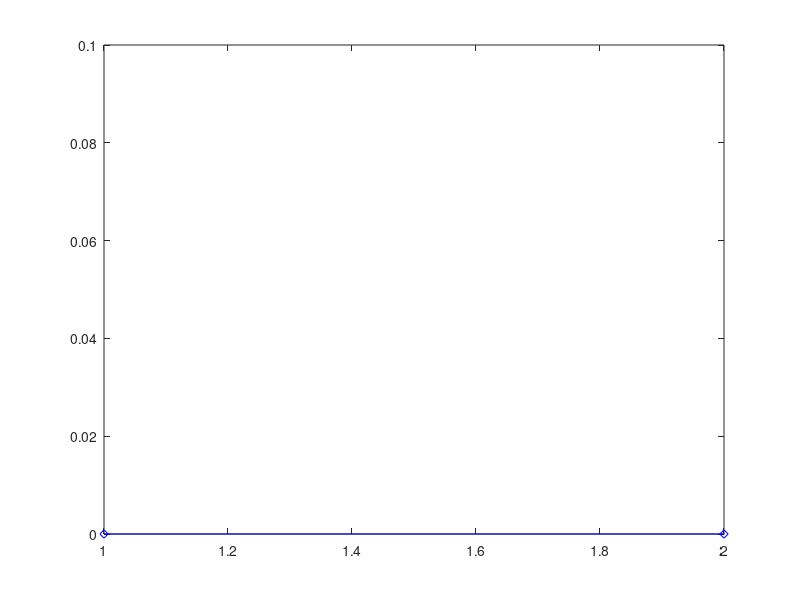

This chart was generated by the following MATLAB code:
%% TI2736-A Computational Intelligence - MATLAB tutorial - Perceptron

% Clear workspace
clear all;

% Set learning rate, threshold and maximum number of iterations
alpha = 0.1;
threshold = 1;
epochs = 50;

% Generate random perceptron weights
weights = rand(2,1)*2-1;

% Define step activation function (as an anonymous function, neat trick!)
step = @(x)(x >= 0);

% Define inputs and desired output
inputs  = [0, 0, 1, 1; ...
           0, 1, 0, 1];
outputs = [0, 0, 0, 1];

% Storage for epoch errors
errors = zeros(1, epochs);

% Repeat for each epoch
for i = 1:epochs
    % All combinations of inputs
    for j = 1:size(inputs,2)
        % Determine input and desired output
        input = inputs(:,j);
        desired = outputs(j);

        % Calculate the actual perceptron output
        actual = step(dot(input, weights) - threshold);

        % Calculate the error
        error = desired - actual;

        % Update weights according to the delta rule
        weights = weights + alpha * input * error;
        
        % Add error to total error
        errors(i) = errors(i) + error * error;
    end
    
    % If the total error is zero
    if errors(i) == 0
        % Break out the for loop and stop learning
        break
    end
end

% Plot the range of errors until epoch i
plot(errors, 'bd-');

% Set the plot axis limits
xlim([1, i+1]);
ylim([0, max(errors)+0.1]);